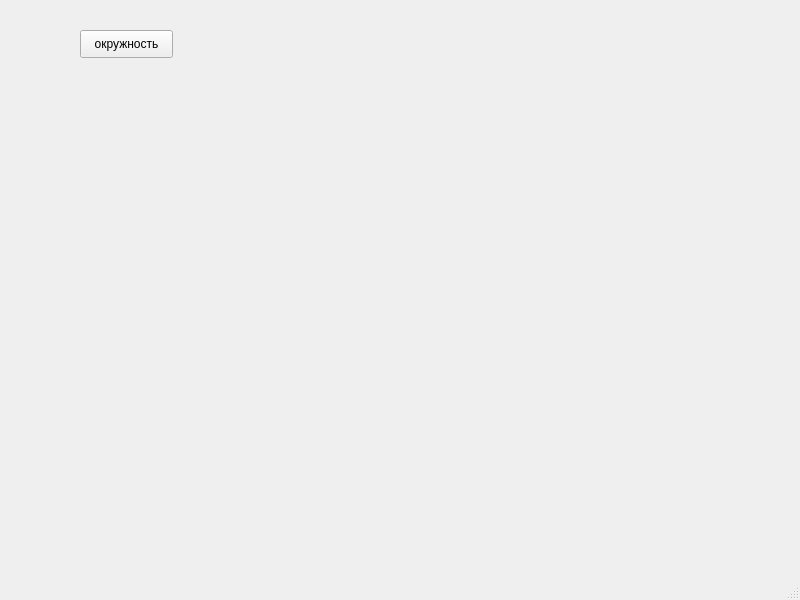
<?xml version="1.0" encoding="UTF-8"?>
<ui version="4.0">
 <class>MainWindow</class>
 <widget class="QMainWindow" name="MainWindow">
  <property name="geometry">
   <rect>
    <x>0</x>
    <y>0</y>
    <width>800</width>
    <height>600</height>
   </rect>
  </property>
  <property name="windowTitle">
   <string>MainWindow</string>
  </property>
  <widget class="QWidget" name="centralwidget">
   <widget class="QPushButton" name="drawCircle">
    <property name="geometry">
     <rect>
      <x>80</x>
      <y>30</y>
      <width>93</width>
      <height>28</height>
     </rect>
    </property>
    <property name="text">
     <string>окружность</string>
    </property>
   </widget>
  </widget>
  <widget class="QMenuBar" name="menubar">
   <property name="geometry">
    <rect>
     <x>0</x>
     <y>0</y>
     <width>800</width>
     <height>26</height>
    </rect>
   </property>
  </widget>
  <widget class="QStatusBar" name="statusbar"/>
 </widget>
 <resources/>
 <connections/>
</ui>
